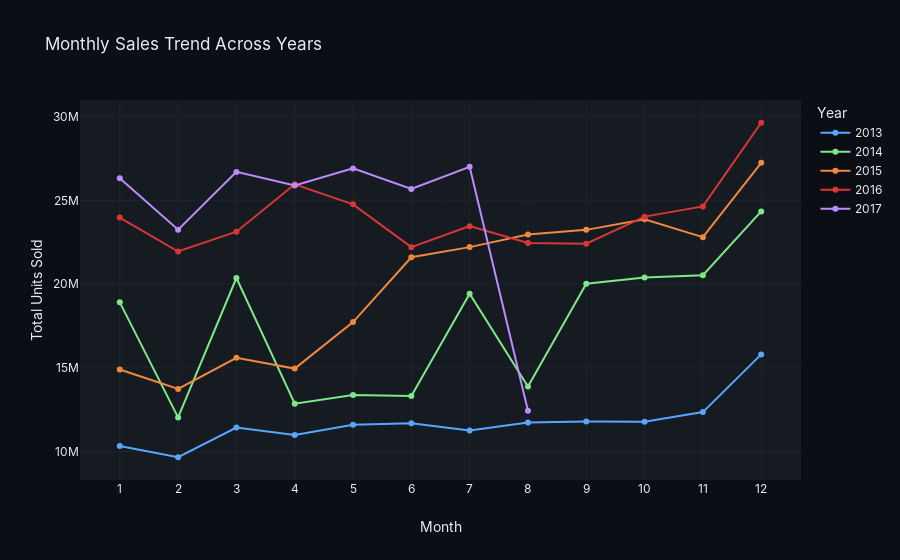

The code cell stored with this chart in its notebook:
### Code cell
df_train["year"] = df_train["date"].dt.year
df_train["month"] = df_train["date"].dt.month

monthly_sales_by_year = (
    df_train.groupby(["year", "month"])["unit_sales"].sum().reset_index()
)


fig = px.line(
    monthly_sales_by_year,
    x="month",
    y="unit_sales",
    color="year",
    markers=True,
    title="Monthly Sales Trend Across Years",
)

fig.update_layout(
    xaxis={
        "title": "Month",
        "tickmode": "linear",
        "tick0": 1,
        "dtick": 1,
    },
    yaxis={"title": "Total Units Sold"},
    legend_title_text="Year",
)

fig.show()

### Figure 1 — Plotly figure (JSON) as saved in the notebook; plotly's stock layout.template omitted (floating-point values rounded to 4 significant figures)
{"data": [{"hovertemplate": "year=2013<br>month=%{x}<br>unit_sales=%{y}<extra></extra>", "legendgroup": "2013", "line": {"color": "#58A6FF", "dash": "solid"}, "marker": {"symbol": "circle"}, "mode": "lines+markers", "name": "2013", "orientation": "v", "showlegend": true, "type": "scatter", "x": [1, 2, 3, 4, 5, 6, 7, 8, 9, 10, 11, 12], "xaxis": "x", "y": [10330000.0, 9659000.0, 11430000.0, 10990000.0, 11600000.0, 11690000.0, 11260000.0, 11740000.0, 11790000.0, 11780000.0, 12360000.0, 15800000.0], "yaxis": "y"}, {"hovertemplate": "year=2014<br>month=%{x}<br>unit_sales=%{y}<extra></extra>", "legendgroup": "2014", "line": {"color": "#7EE787", "dash": "solid"}, "marker": {"symbol": "circle"}, "mode": "lines+markers", "name": "2014", "orientation": "v", "showlegend": true, "type": "scatter", "x": [1, 2, 3, 4, 5, 6, 7, 8, 9, 10, 11, 12], "xaxis": "x", "y": [18910000.0, 12040000.0, 20370000.0, 12860000.0, 13380000.0, 13320000.0, 19420000.0, 13890000.0, 20020000.0, 20400000.0, 20530000.0, 24340000.0], "yaxis": "y"}, {"hovertemplate": "year=2015<br>month=%{x}<br>unit_sales=%{y}<extra></extra>", "legendgroup": "2015", "line": {"color": "#F0883E", "dash": "solid"}, "marker": {"symbol": "circle"}, "mode": "lines+markers", "name": "2015", "orientation": "v", "showlegend": true, "type": "scatter", "x": [1, 2, 3, 4, 5, 6, 7, 8, 9, 10, 11, 12], "xaxis": "x", "y": [14900000.0, 13740000.0, 15600000.0, 14960000.0, 17730000.0, 21600000.0, 22210000.0, 22960000.0, 23240000.0, 23880000.0, 22800000.0, 27240000.0], "yaxis": "y"}, {"hovertemplate": "year=2016<br>month=%{x}<br>unit_sales=%{y}<extra></extra>", "legendgroup": "2016", "line": {"color": "#DA3633", "dash": "solid"}, "marker": {"symbol": "circle"}, "mode": "lines+markers", "name": "2016", "orientation": "v", "showlegend": true, "type": "scatter", "x": [1, 2, 3, 4, 5, 6, 7, 8, 9, 10, 11, 12], "xaxis": "x", "y": [23980000.0, 21950000.0, 23130000.0, 25960000.0, 24760000.0, 22210000.0, 23460000.0, 22450000.0, 22420000.0, 24030000.0, 24640000.0, 29640000.0], "yaxis": "y"}, {"hovertemplate": "year=2017<br>month=%{x}<br>unit_sales=%{y}<extra></extra>", "legendgroup": "2017", "line": {"color": "#BC8CFF", "dash": "solid"}, "marker": {"symbol": "circle"}, "mode": "lines+markers", "name": "2017", "orientation": "v", "showlegend": true, "type": "scatter", "x": [1, 2, 3, 4, 5, 6, 7, 8], "xaxis": "x", "y": [26330000.0, 23250000.0, 26700000.0, 25900000.0, 26910000.0, 25680000.0, 27010000.0, 12430000.0], "yaxis": "y"}], "layout": {"legend": {"title": {"text": "Year"}, "tracegroupgap": 0}, "title": {"text": "Monthly Sales Trend Across Years"}, "xaxis": {"anchor": "y", "domain": [0, 1], "dtick": 1, "tick0": 1, "tickmode": "linear", "title": {"text": "Month"}}, "yaxis": {"anchor": "x", "domain": [0, 1], "title": {"text": "Total Units Sold"}}}}
